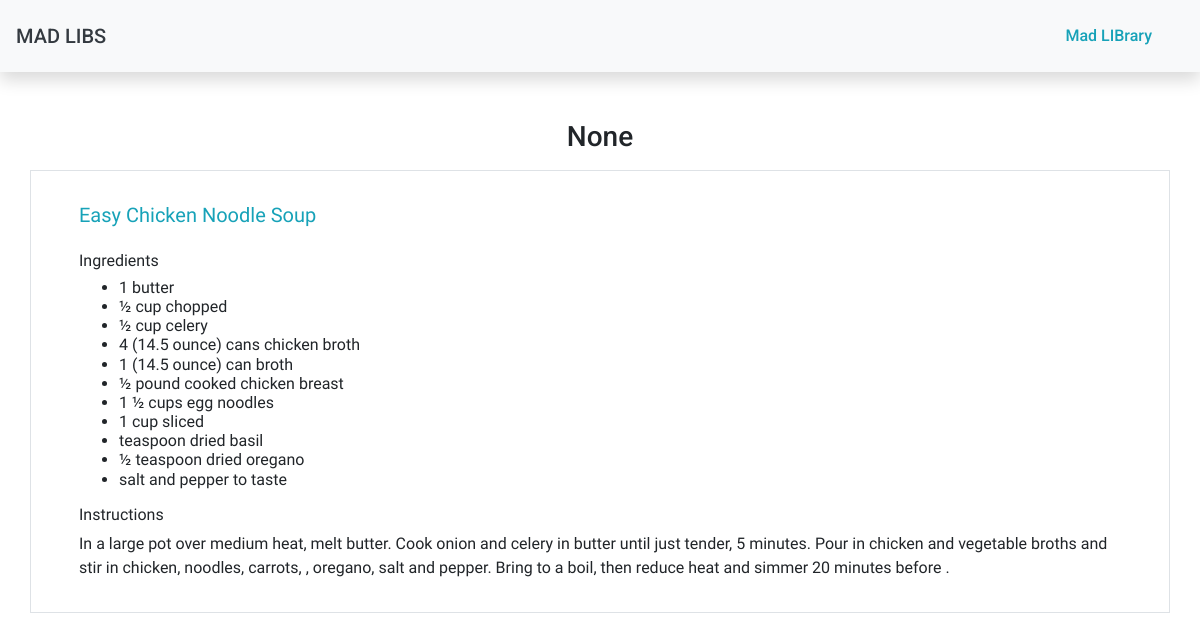
/home/soup_result/, run on an earlier commit of the app's database.
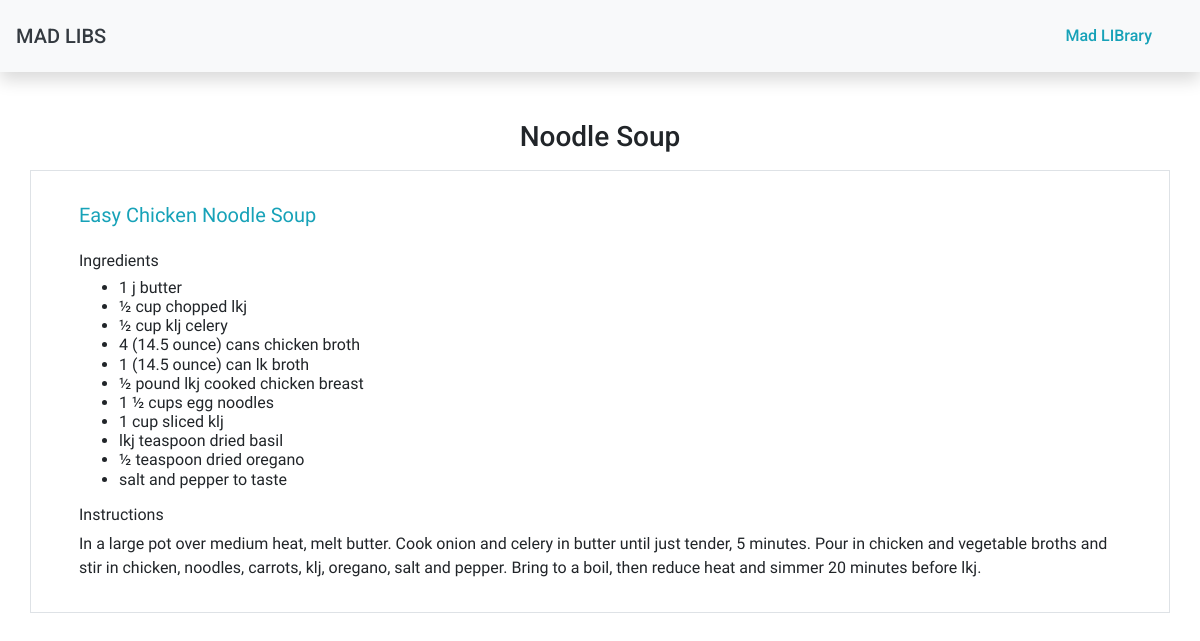
And on a later commit of the database.
### list/models.py (models this page shows)
class SoupElement(models.Model):
    def __str__(self):
        return self.name
    name =  models.CharField(max_length=100, default="Noodle Soup")
    field1 = models.CharField(max_length=500, default="")
    field2 = models.CharField(max_length=200, default="")
    field3 = models.CharField(max_length=200, default="")
    field4 = models.CharField(max_length=200, default="")
    field5 = models.CharField(max_length=200, default="")
    field6 = models.CharField(max_length=200, default="")
    field7 = models.CharField(max_length=200, default="")
    field8 = models.CharField(max_length=200, default="")
    field9 = models.CharField(max_length=200, default="")

### list/views.py (the view)
# urls.py: path('soup_result/', views.soup_result, name="soup_results"),
def soup_result(request):
    results = SoupElement.objects.all().last()
    return render(request, 'list/soup-result.html', {'results': results})

### list/templates/list/soup-result.html
{% extends 'list/base.html' %}
{% block body %}
    <div class="container py-5">
        <div class="row">
            <div class="col pb-2">
                <h3 class="text-center">{{ results }}</h3>
            </div>
        </div>
        <div class="row">
            <div class="col py-3 px-5 border">
                <h5 class="py-3 text-info story">Easy Chicken Noodle Soup</h5>
                <span class="story">
                    <h6>Ingredients<h6>
                        <ul>
                            <li>1 {{ results.field1 }} butter </li>
                            <li>½ cup chopped {{ results.field2 }} </li>
                            <li>½ cup {{ results.field3 }} celery </li>
                            <li>4 (14.5 ounce) cans chicken broth </li>
                            <li>1 (14.5 ounce) can {{ results.field4 }} broth </li>
                            <li>½ pound {{ results.field5 }} cooked chicken breast </li>
                            <li>1 ½ cups egg noodles </li>
                            <li>1 cup sliced {{ results.field6 }} </li>
                            <li>{{ results.field7 }} teaspoon dried basil </li>
                            <li>½ teaspoon dried oregano </li>
                            <li>salt and pepper to taste </li>
                        </ul>
                        <h6>Instructions</h6>
                        <p>
                        In a large pot over medium heat, melt butter. Cook onion and celery in butter until
                            just tender, 5 minutes. Pour in chicken and vegetable broths and stir in chicken,
                            noodles, carrots, {{ results.field8 }}, oregano, salt and pepper. Bring to a boil, then reduce heat
                            and simmer 20 minutes before {{ results.field9 }}.
                        </p>
                </span>
            </div>
        </div>
    </div>
{% endblock %}

### list/templates/list/base.html (shortened to what this page needs)
{% load static %}
<!doctype html>
<html lang="en">
<head>
    <link rel="stylesheet" href="{% static 'list/style.css' %}">
    <link rel="stylesheet" href="https://stackpath.bootstrapcdn.com/bootstrap/4.5.2/css/bootstrap.min.css">
</head>
<body>
<nav class="navbar bg-light shadow">
  <a href="{% url 'list:home'%}" class="navbar-brand text-uppercase text-dark">Mad Libs</a>
      <div class="navbar">
        <a href="{% url 'list:home'%}" class="nav-item nav-link text-info">Mad LIBrary</a>
      </div>
</nav>
{% block body %}
{% endblock %}
</body>
</html>

### list/static/list/style.css (style rules this page uses)
body { font-family: 'Roboto', sans-serif !important; font-weight: 500 !important; }
.story { font-family: 'Chilanka', cursive !important; }

What changed in the data, as far as the page shows it:
added SoupElement: name "Noodle Soup", field1 "j", field2 "lkj", field3 "klj", field4 "lk", field5 "lkj", field6 "klj", field7 "lkj", field8 "klj", field9 "lkj"
Also different on the page:
{{ results }}: "None" → (not shown)
